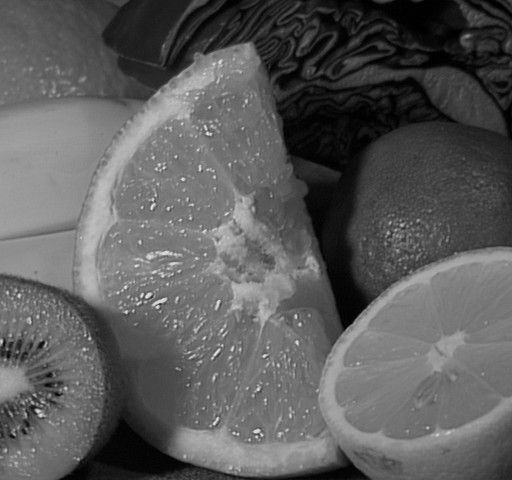
#> input picture fruits.jpg, 512 x 480 px
$ jupyter execute ex3_1.ipynb   (older library calls are emulated)
#> lines starting #> are read from the running program, lines starting #| are printed output that depends on the picture; after the words box and inside, x2 and y2 are one past the last pixel; in counts of white or black regions, pixels touching at a corner belong together
[cell 1]
import cv2
import numpy as np
import matplotlib.pyplot as plt

# Load image
image = cv2.imread('fruits.jpg', cv2.IMREAD_GRAYSCALE)
#> image is the input picture: shape (480, 512); min 0, max 238, mean 91.6

# Show image
plt.imshow(image, cmap='gray')
plt.title('Αρχική εικόνα')
plt.show()


# Calculus of gradients with sobel
sobel_x = cv2.Sobel(image, cv2.CV_64F, 1, 0, ksize=3)  # Οριζόντιος
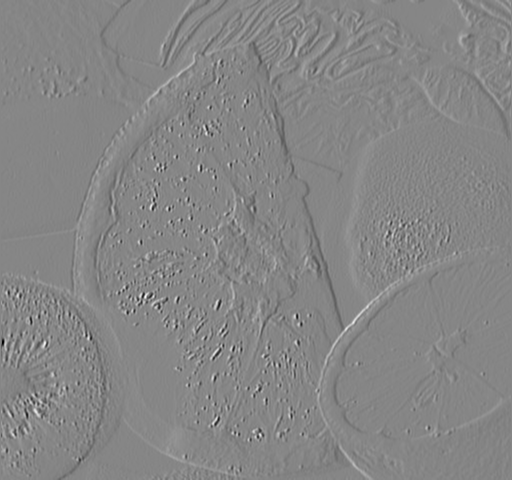
#> sobel_x: shape (480, 512) float64; min -597, max 539, mean -0.8; drawn with min black and max white
sobel_y = cv2.Sobel(image, cv2.CV_64F, 0, 1, ksize=3)  # Κάθετος
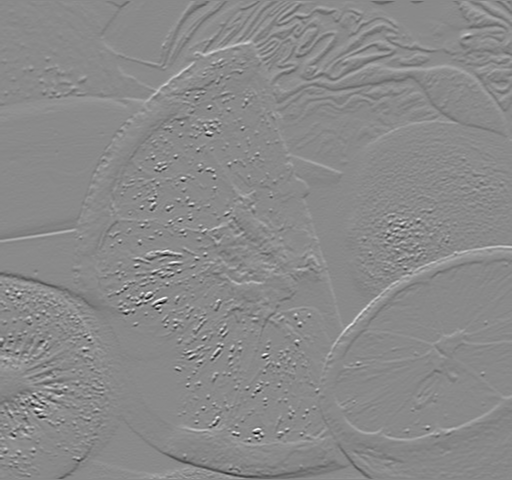
#> sobel_y: shape (480, 512) float64; min -606, max 515, mean 0.3; drawn with min black and max white

sobel_combined = np.sqrt(sobel_x**2 + sobel_y**2)
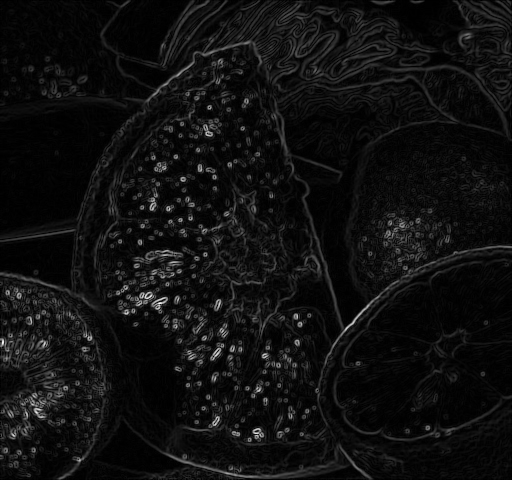
#> sobel_combined: shape (480, 512) float64; min 0, max 637.6, mean 40.3; drawn with min black and max white
sobel_combined = np.uint8(255 * sobel_combined / np.max(sobel_combined))  # Κανονικοποίηση

# Printing Result
plt.imshow(sobel_combined, cmap='gray')
plt.title('Ανίχνευση ακμών με Sobel')
plt.show()


# Canny edge detector
edges = cv2.Canny(image, threshold1=100, threshold2=200)  # Παράμετροι ανάλογα με την εικόνα
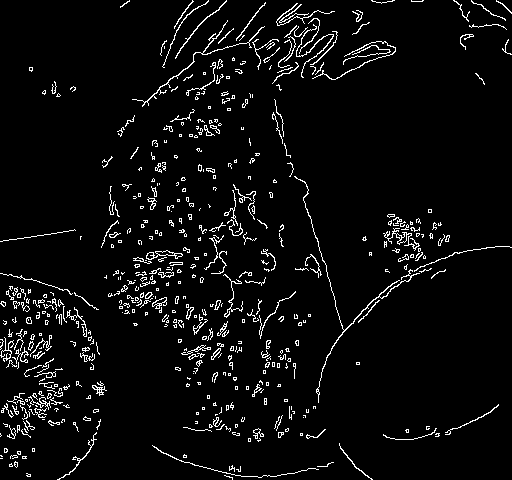
#> edges: shape (480, 512); 4.7% white in thin lines or dots

# Εμφάνιση αποτελέσματος
plt.imshow(edges, cmap='gray')
plt.title('Ανίχνευση ακμών με Canny')
plt.show()


blurred = cv2.GaussianBlur(image, (5, 5), 0)
edges_clean = cv2.Canny(blurred, 50, 150)
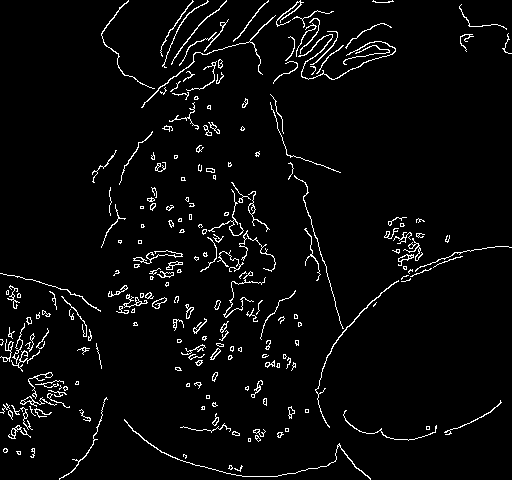
#> edges_clean: shape (480, 512); 3.9% white in thin lines or dots
plt.imshow(edges_clean, cmap='gray')
plt.title('Canny με προεπεξεργασία')
plt.show()

$ run again, with bridge.jpg copied over fruits.jpg
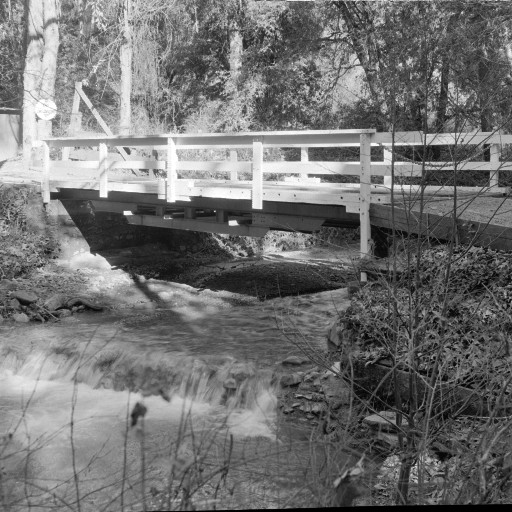
#> input picture bridge.jpg, 512 x 512 px
#> image is the input picture: shape (512, 512); min 0, max 255, mean 113.8
#> `edges = cv2.Canny(image, threshold1=100, threshold2=200)`:
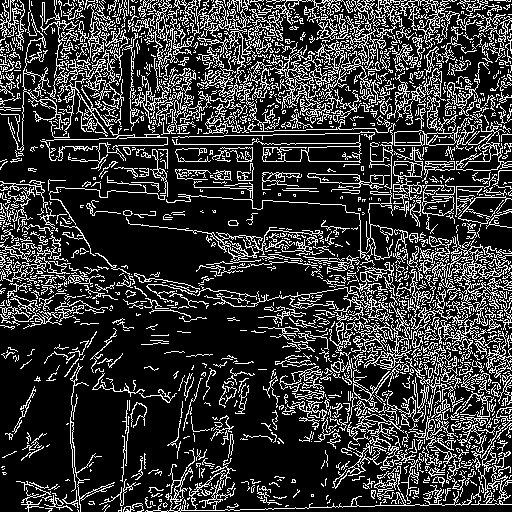
#> edges: shape (512, 512); 21.6% white in thin lines or dots
#> `edges_clean = cv2.Canny(blurred, 50, 150)`:
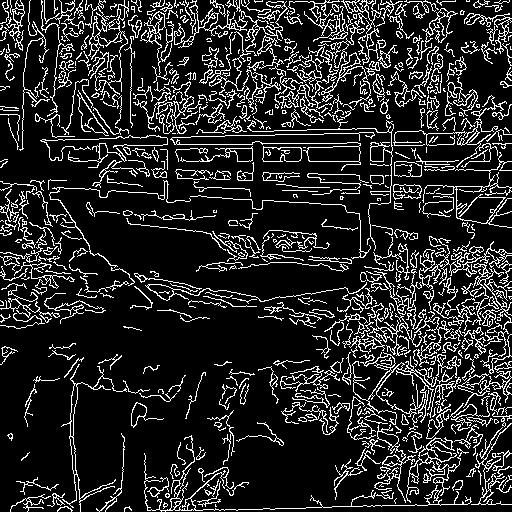
#> edges_clean: shape (512, 512); 15.4% white in thin lines or dots

$ run again, with cornfield.jpg copied over fruits.jpg
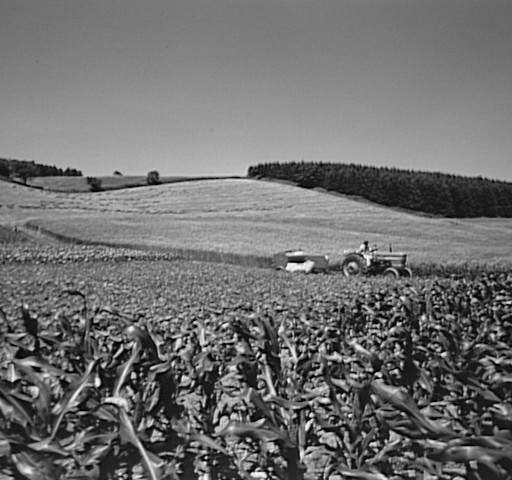
#> input picture cornfield.jpg, 512 x 480 px
#> image is the input picture: shape (480, 512); min 0, max 254, mean 112
#> `edges = cv2.Canny(image, threshold1=100, threshold2=200)`:
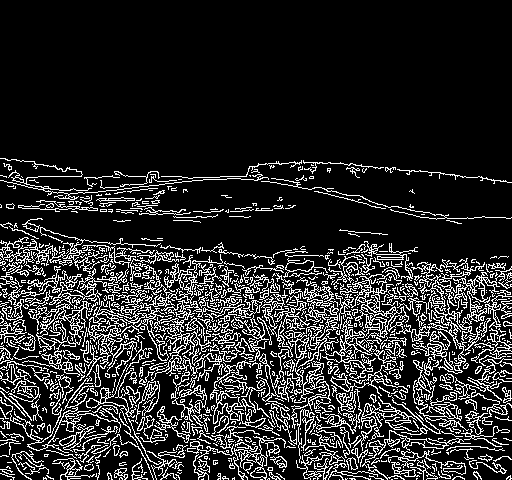
#> edges: shape (480, 512); 16.2% white in thin lines or dots, all inside (x1, y1, x2, y2) = (0, 158, 512, 480)
#> `edges_clean = cv2.Canny(blurred, 50, 150)`:
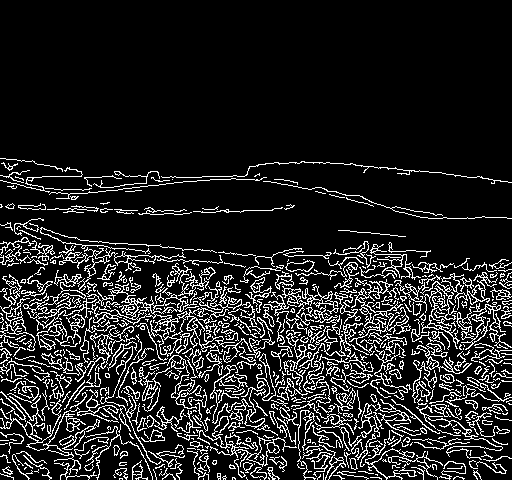
#> edges_clean: shape (480, 512); 13.5% white in thin lines or dots, all inside (x1, y1, x2, y2) = (0, 158, 512, 480)
